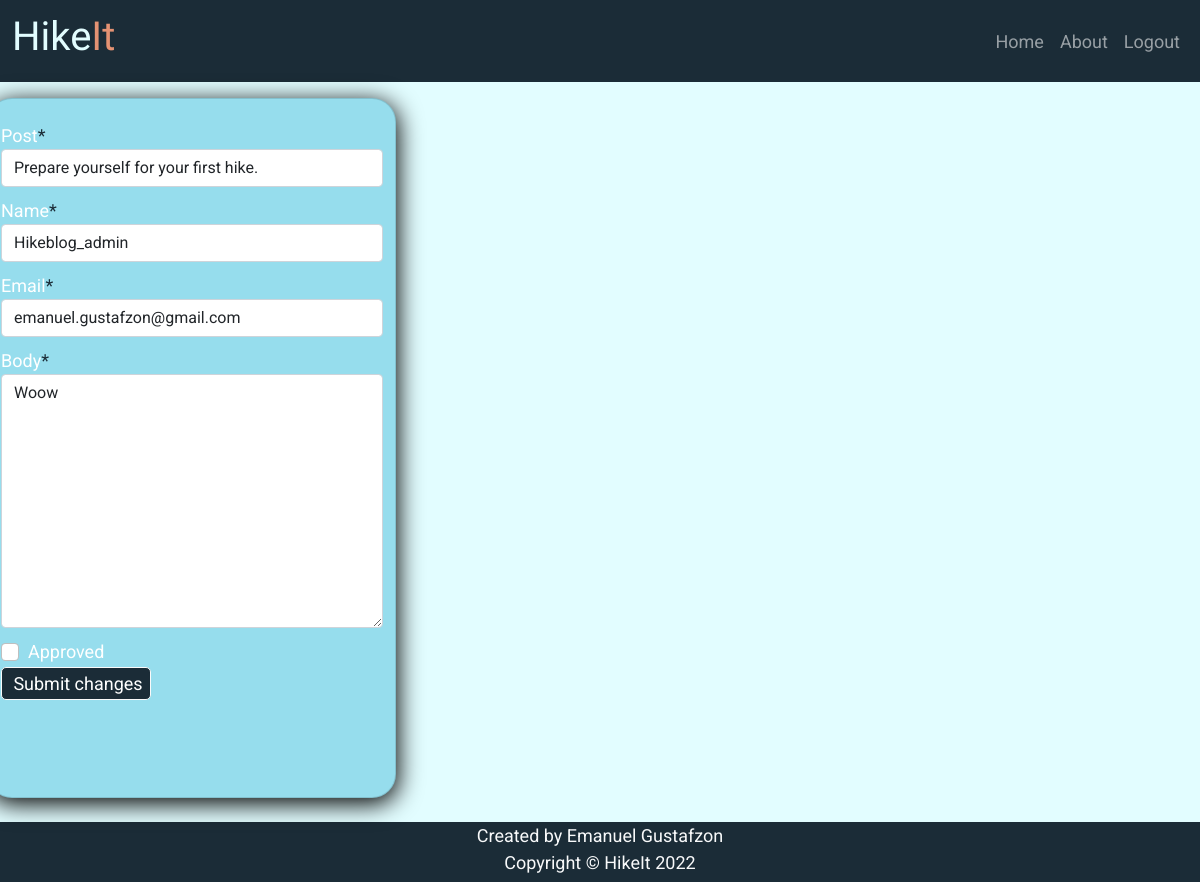
The app's page /blog/6/update/ (signed in) with its own data.
### blog/models.py (models this page shows, shortened)
class Comment(models.Model):
    post = models.ForeignKey(
        Post, on_delete=models.CASCADE, related_name='comments')
    name = models.CharField(max_length=80)
    email = models.EmailField()
    body = models.TextField()
    created_on = models.DateTimeField(auto_now_add=True)
    approved = models.BooleanField(default=False)
    class Meta:
        ordering = ['created_on']

### blog/views.py (the view)
class CommentUpdateView(UpdateView):
    model = Comment
    fields = '__all__'
    success_url = reverse_lazy('home')

### blog/models.py (called while the page is built)
    def __str__(self):
        return self.title

### templates/blog/comment_form.html (shortened to what this page needs)
{% extends 'base.html' %}
{% block content %}
{% load crispy_forms_tags %}
{% if comment.name == user.username %}
<div class=" page-height">
<div class="row page-height">
    <div class="col-lg-4 col-md-6 col-sm-8 mb-4 ml-3 card mt-3 ">
            <form method="post" action="{% url 'comment_update' comment.pk %}" style="margin-top: 1.3em;">
                {{ form | crispy }}
                <button type="submit" class="button">Submit changes</button>
            </form>
        </div>
    </div>
</div>
{% endif %}
{% endblock content %}

### static/css/style.css (style rules this page uses)
body { font-family: "Roboto", sans-serif; font-size: 18px; background-color: #E2FDFF; color: white; min-height: 100vh; }
.page-height { min-height: calc(100vh - 60px); }
.card { position: relative; display: flex; flex-direction: column; word-wrap: break-word; background-color: #96DDED; box-shadow: 1px 5px 25px 1px black; background-clip: border-box; border: 1px solid rgba(0,0,0,.125); border-radius: 1.5rem; height:auto; }
span { color: #1B2C37; }
button { border: none; background-color:#1B2C37; color: white; }
.button { border: solid 1px #fafafa; border-radius: 5px; padding: 2px 1px 2px 5px; width: 150px; margin-bottom: 0.5rem; }
.form-control { margin-bottom: 10px; }
input { display: block; }

### records on screen
Comment: post "Prepare yourself for your first hike.", name "Hikeblog_admin", email "emanuel.gustafzon@gmail.com", body "Woow"
